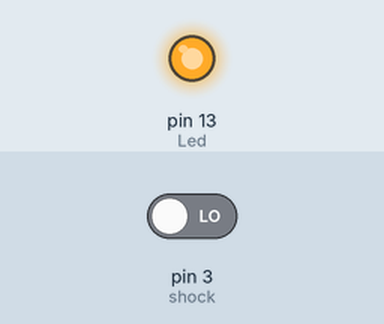
Bench run of a sketch on a simulated Arduino Uno, built with avr-gcc and run on an emulated ATmega328P. On the bench: output pins drawn as LEDs (lit = HIGH). The inputs (shaded band) are chosen by the test bench; at power-on: pin 3 (shock) LOW.

Above: at 1.2 s.
1.3 s: pin 3 (shock) driven HIGH
At 2.3 s:
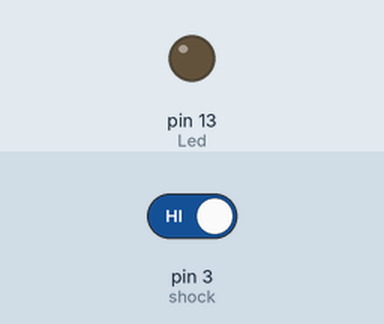
2.8 s: pin 3 (shock) driven LOW
At 3.5 s:
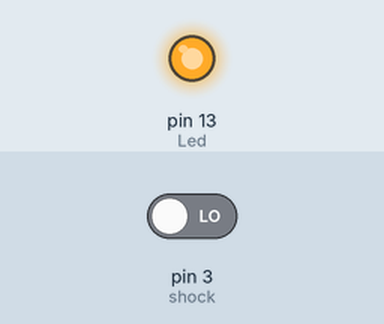
Timing chart, 0 to 5.8 s (numbered marks = the images above; inputs shaded):
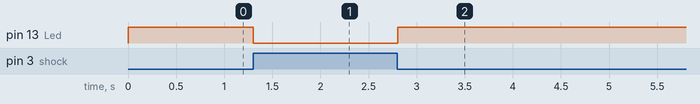

The sketch:

KY-002_shock.ino
```cpp
int Led = 13; // define the LED Pin
int shock = 3; // define the sensor Pin

void setup () {
	pinMode (Led, OUTPUT); // LED pin as output
	pinMode (shock, INPUT); // input from KY-002 sensor
}

void loop () {
	int val = digitalRead (shock); // read the value from KY-002
	if (val == HIGH ) {// when sensor detects shock, LED flashes
		digitalWrite(Led, LOW);
    delay(10);
	} else {
		digitalWrite (Led, HIGH);
    Serial.println("Toucched!");
	}
}
```

Measured:
- after the input at 1.3 s, pin 13 (Led): HIGH → LOW at once
- after the input at 2.8 s, pin 13 (Led): LOW → HIGH at once
